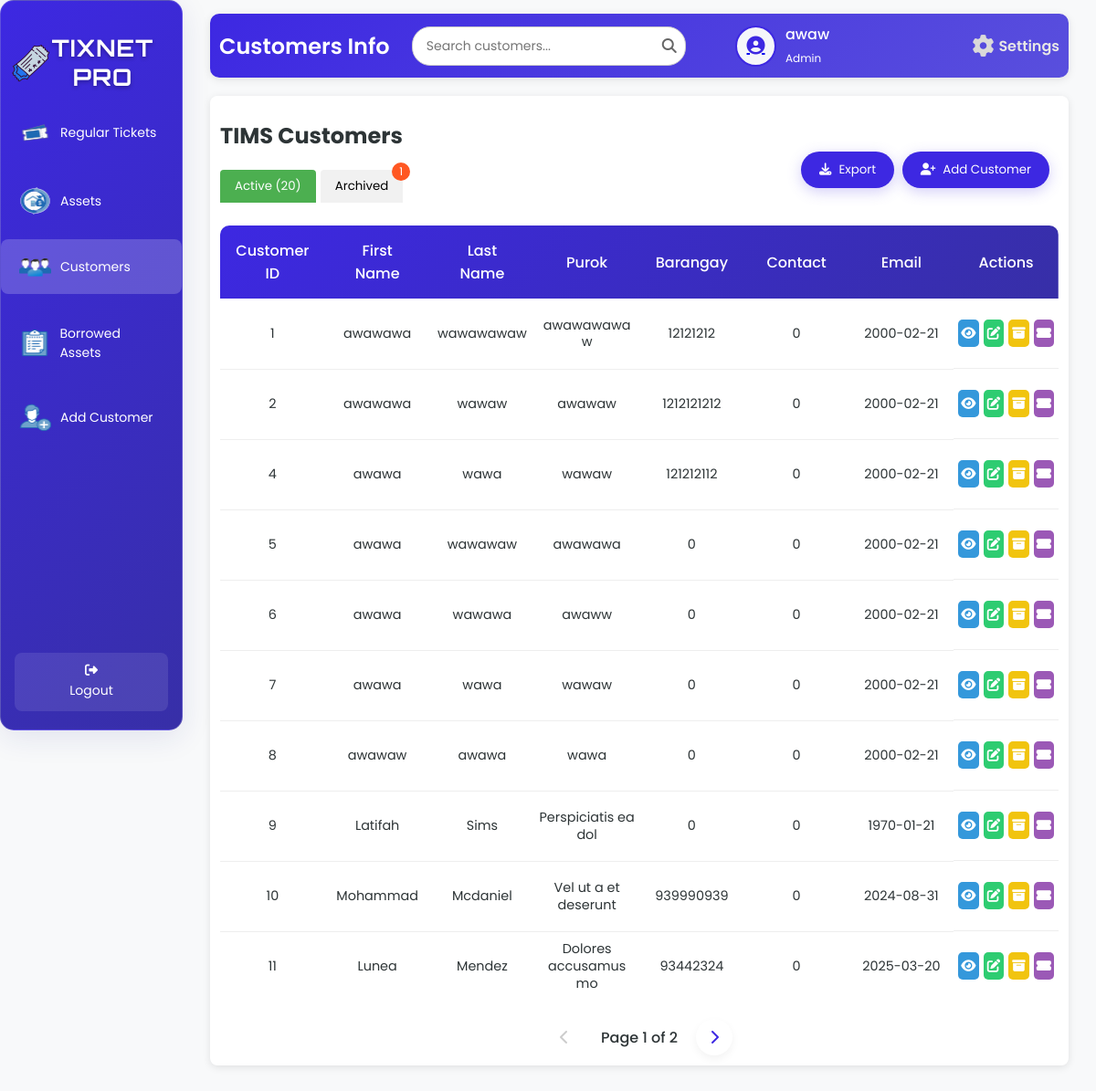
Page /customersT.php (signed in) on the committed database.
### tables this page shows
CREATE TABLE `tbl_user` (
  `u_id` int(50) NOT NULL,
  `u_fname` varchar(200) NOT NULL,
  `u_lname` varchar(200) NOT NULL,
  `u_email` varchar(200) NOT NULL,
  `u_username` varchar(200) NOT NULL,
  `u_password` varchar(200) NOT NULL,
  `u_type` varchar(200) NOT NULL,
  `u_status` varchar(200) NOT NULL
);

CREATE TABLE `tbl_customer` (
  `c_id` int(50) NOT NULL,
  `c_fname` varchar(200) NOT NULL,
  `c_lname` varchar(200) NOT NULL,
  `c_purok` varchar(200) NOT NULL,
  `c_barangay` varchar(200) NOT NULL,
  `c_contact` varchar(100) NOT NULL,
  `c_email` varchar(200) NOT NULL,
  `c_date` date NOT NULL,
  `c_napname` varchar(200) NOT NULL,
  `c_napport` int(50) NOT NULL,
  `c_macaddress` varchar(200) NOT NULL,
  `c_status` varchar(200) NOT NULL,
  `c_plan` varchar(200) NOT NULL,
  `c_equipment` varchar(200) NOT NULL
);

### customersT.php (the view, shortened to what this page needs)
<?php
include 'db.php';
function jsEscape($str) {
    return str_replace(
        ["\\", "'", "\"", "\n", "\r", "\t"],
        ["\\\\", "\\'", "\\\"", "\\n", "\\r", "\\t"],
        $str
    );
}
$firstName = '';
$userType = '';
$avatarPath = $_SESSION['avatarPath'];
if ($conn) {
    $sqlUser = "SELECT u_fname, u_lname, u_type FROM tbl_user WHERE u_username = ?";
    $stmt = $conn->prepare($sqlUser);
    $stmt->bind_param("s", $_SESSION['username']);
    $stmt->execute();
    $resultUser = $stmt->get_result();
    if ($resultUser->num_rows > 0) {
        $row = $resultUser->fetch_assoc();
        $firstName = $row['u_fname'];
        $userType = $row['u_type'];
    }
    $limit = 10;
    $pageActive = isset($_GET['page_active']) ? (int)$_GET['page_active'] : 1;
    $offsetActive = ($pageActive - 1) * $limit;
    $totalActiveQuery = "SELECT COUNT(*) AS total FROM tbl_customer WHERE c_status NOT LIKE 'ARCHIVED:%' OR c_status IS NULL";
    $totalActiveResult = $conn->query($totalActiveQuery);
    $totalActiveRow = $totalActiveResult->fetch_assoc();
    $totalActive = $totalActiveRow['total'];
    $totalActivePages = ceil($totalActive / $limit);
    $pageArchived = isset($_GET['page_archived']) ? (int)$_GET['page_archived'] : 1;
    $totalArchivedQuery = "SELECT COUNT(*) AS total FROM tbl_customer WHERE c_status LIKE 'ARCHIVED:%'";
    $totalArchivedResult = $conn->query($totalArchivedQuery);
    $totalArchivedRow = $totalArchivedResult->fetch_assoc();
    $totalArchived = $totalArchivedRow['total'];
    $sqlActive = "SELECT c_id, c_fname, c_lname, c_purok, c_barangay, c_contact, c_email, c_date, c_napname, c_napport, c_macaddress, c_status, c_plan, c_equipment
                  FROM tbl_customer WHERE c_status NOT LIKE 'ARCHIVED:%' OR c_status IS NULL LIMIT ?, ?";
    $stmtActive = $conn->prepare($sqlActive);
    $stmtActive->bind_param("ii", $offsetActive, $limit);
    $stmtActive->execute();
    $resultActive = $stmtActive->get_result();
} else {
    $_SESSION['error'] = "Database connection failed.";
}
?>
<!DOCTYPE html>
<html lang="en">
<head>
    <link rel="stylesheet" href="customerT.css">
    <link rel="stylesheet" href="https://cdnjs.cloudflare.com/ajax/libs/font-awesome/6.6.0/css/all.min.css" />
</head>
<body>
<div class="wrapper">
    <div class="sidebar glass-container">
        <h2><img src="image/logo.png" alt="Tix Net Icon" class="sidebar-icon">TixNet Pro</h2>
        <ul>
            <li><a href="staffD.php"><img src="image/ticket.png" alt="Regular Tickets" class="icon" /> <span>Regular Tickets</span></a></li>
            <li><a href="assetsT.php"><img src="image/assets.png" alt="Assets" class="icon" /> <span>Assets</span></a></li>
            <li><a href="customersT.php" class="active"><img src="image/users.png" alt="Customers" class="icon" /> <span>Customers</span></a></li>
            <li><a href="borrowedStaff.php"><img src="image/borrowed.png" alt="Borrowed Assets" class="icon" /> <span>Borrowed Assets</span></a></li>
            <li><a href="addC.php"><img src="image/add.png" alt="Add Customer" class="icon" /> <span>Add Customer</span></a></li>
        </ul>
        <footer>
            <a href="index.php" class="back-home"><i class="fas fa-sign-out-alt"></i> Logout</a>
        </footer>
    </div>
    <div class="container">
        <div class="upper">
            <h1>Customers Info</h1>
            <div class="search-container">
                <input type="text" class="search-bar" id="searchInput" placeholder="Search customers..." onkeyup="debouncedSearchCustomers()">
                <span class="search-icon"><i class="fas fa-search"></i></span>
            </div>
            <div class="user-profile">
                <div class="user-icon">
                    <a href="image.php">
                        <?php
                        $cleanAvatarPath = preg_replace('/\?\d+$/', '', $avatarPath);
                        if (!empty($avatarPath) && file_exists($cleanAvatarPath)) {
                            echo "<img src='" . htmlspecialchars($avatarPath, ENT_QUOTES, 'UTF-8') . "' alt='User Avatar'>";
                        } else {
                            echo "<i class='fas fa-user-circle'></i>";
                        }
                        ?>
                    </a>
                </div>
                <div class="user-details">
                    <span><?php echo htmlspecialchars($firstName, ENT_QUOTES, 'UTF-8'); ?></span>
                    <small><?php echo htmlspecialchars(ucfirst($userType), ENT_QUOTES, 'UTF-8'); ?></small>
                </div>
                <a href="settings.php" class="settings-link">
                    <i class="fas fa-cog"></i>
                    <span>Settings</span>
                </a>
            </div>
        </div>
        <div class="table-box glass-container">
            <h2>TIMS Customers</h2>
            <div class="active-customers">
                <div class="tab-buttons">
                    <button class="tab-btn <?php echo (isset($_GET['tab']) && $_GET['tab'] === 'customers_active') || !isset($_GET['tab']) ? 'active' : ''; ?>" onclick="showTab('customers_active')">
                        Active (<?php echo $totalActive; ?>)
                    </button>
                    <button class="tab-btn <?php echo isset($_GET['tab']) && $_GET['tab'] === 'customers_archived' ? 'active' : ''; ?>" onclick="showTab('customers_archived')">
                        Archived
                        <?php if ($totalArchived > 0): ?>
                            <span class="tab-badge"><?php echo $totalArchived; ?></span>
                        <?php endif; ?>
                    </button>
                </div>
                <div class="customer-actions">
                    <form action="addC.php" method="get" style="display: inline;">
                        <button type="submit" class="add-user-btn"><i class="fas fa-user-plus"></i> Add Customer</button>
                    </form>
                    <button class="action-btn export-btn"><i class="fas fa-download"></i> Export</button>
                </div>
                <table id="active-customers-table">
                    <thead>
                        <tr>
                            <th>Customer ID</th>
                            <th>First Name</th>
                            <th>Last Name</th>
                            <th>Purok</th>
                            <th>Barangay</th>
                            <th>Contact</th>
                            <th>Email</th>
                            <th>Actions</th>
                        </tr>
                    </thead>
                    <tbody id="active-customers-tbody">
                        <?php
                        if ($resultActive->num_rows > 0) {
                            while ($row = $resultActive->fetch_assoc()) {
                                $displayStatus = ($row['c_status'] ?? '');
                                echo "<tr>
                                        <td>{$row['c_id']}</td>
                                        <td>" . htmlspecialchars($row['c_fname'], ENT_QUOTES, 'UTF-8') . "</td>
                                        <td>" . htmlspecialchars($row['c_lname'], ENT_QUOTES, 'UTF-8') . "</td>
                                        <td>" . htmlspecialchars($row['c_purok'], ENT_QUOTES, 'UTF-8') . "</td>
                                        <td>" . htmlspecialchars($row['c_barangay'], ENT_QUOTES, 'UTF-8') . "</td>
                                        <td>" . htmlspecialchars($row['c_contact'], ENT_QUOTES, 'UTF-8') . "</td>
                                        <td>" . htmlspecialchars($row['c_email'], ENT_QUOTES, 'UTF-8') . "</td>
                                        <td class='action-buttons'>
                                            <a class='view-btn' onclick=\"showViewModal('{$row['c_id']}', '" . jsEscape($row['c_fname']) . "', '" . jsEscape($row['c_lname']) . "', '" . jsEscape($row['c_purok']) . "', '" . jsEscape($row['c_barangay']) . "', '" . jsEscape($row['c_contact']) . "', '" . jsEscape($row['c_email']) . "', '" . jsEscape($row['c_date']) . "', '" . jsEscape($row['c_napname']) . "', '" . jsEscape($row['c_napport']) . "', '" . jsEscape($row['c_macaddress']) . "', '" . jsEscape($displayStatus) . "', '" . jsEscape($row['c_plan']) . "', '" . jsEscape($row['c_equipment']) . "')\" title='View'><i class='fas fa-eye'></i></a>
                                            <a class='edit-btn' href='editC.php?id=" . htmlspecialchars($row['c_id'], ENT_QUOTES, 'UTF-8') . "' title='Edit'><i class='fas fa-edit'></i></a>
                                            <a class='archive-btn' onclick=\"showArchiveModal('{$row['c_id']}', '" . jsEscape($row['c_fname'] . ' ' . $row['c_lname']) . "')\" title='Archive'><i class='fas fa-archive'></i></a>
                                            <a class='ticket-btn' onclick=\"showAddTicketModal('{$row['c_id']}', '" . jsEscape($row['c_fname'] . ' ' . $row['c_lname']) . "')\" title='Ticket'><i class='fas fa-ticket-alt'></i></a>
                                        </td>
                                      </tr>";
                            }
                        } else {
                            echo "<tr><td colspan='8' style='text-align: center;'>No active customers found.</td></tr>";
                        }
                        ?>
                    </tbody>
                </table>
                <div class="pagination" id="active-customers-pagination">
                    <?php if ($pageActive > 1): ?>
                        <a href="?tab=customers_active&page_active=<?php echo $pageActive - 1; ?>&page_archived=<?php echo $pageArchived; ?>" class="pagination-link"><i class="fas fa-chevron-left"></i></a>
                    <?php else: ?>
                        <span class="pagination-link disabled"><i class="fas fa-chevron-left"></i></span>
                    <?php endif; ?>
                    <span class="current-page">Page <?php echo $pageActive; ?> of <?php echo $totalActivePages; ?></span>
                    <?php if ($pageActive < $totalActivePages): ?>
                        <a href="?tab=customers_active&page_active=<?php echo $pageActive + 1; ?>&page_archived=<?php echo $pageArchived; ?>" class="pagination-link"><i class="fas fa-chevron-right"></i></a>
                    <?php else: ?>
                        <span class="pagination-link disabled"><i class="fas fa-chevron-right"></i></span>
                    <?php endif; ?>
                </div>
            </div>
        </div>
    </div>
</div>
</body>
</html>

### rows in the picture
tbl_user: u_fname "awaw", u_type "Admin"
tbl_customer: c_id "1", c_fname "awawawa", c_lname "wawawawaw", c_purok "awawawawaw", c_barangay "12121212", c_contact "0", c_email "2000-02-21"
tbl_customer: c_id "2", c_fname "awawawa", c_lname "wawaw", c_purok "awawaw", c_barangay "1212121212", c_contact "0", c_email "2000-02-21"
tbl_customer: c_id "4", c_fname "awawa", c_lname "wawa", c_purok "wawaw", c_barangay "121212112", c_contact "0", c_email "2000-02-21"
tbl_customer: c_id "5", c_fname "awawa", c_lname "wawawaw", c_purok "awawawa", c_barangay "0", c_contact "0", c_email "2000-02-21"
tbl_customer: c_id "6", c_fname "awawa", c_lname "wawawa", c_purok "awaww", c_barangay "0", c_contact "0", c_email "2000-02-21"
tbl_customer: c_id "7", c_fname "awawa", c_lname "wawa", c_purok "wawaw", c_barangay "0", c_contact "0", c_email "2000-02-21"
tbl_customer: c_id "8", c_fname "awawaw", c_lname "awawa", c_purok "wawa", c_barangay "0", c_contact "0", c_email "2000-02-21"
tbl_customer: c_id "9", c_fname "Latifah", c_lname "Sims", c_purok "Perspiciatis ea dol", c_barangay "0", c_contact "0", c_email "1970-01-21"
tbl_customer: c_id "10", c_fname "Mohammad", c_lname "Mcdaniel", c_purok "Vel ut a et deserunt", c_barangay "939990939", c_contact "0", c_email "2024-08-31"
tbl_customer: c_id "11", c_fname "Lunea", c_lname "Mendez", c_purok "Dolores accusamus mo", c_barangay "93442324", c_contact "0", c_email "2025-03-20"

### other values in the picture
$totalActive "20"
$totalArchived "1"
$pageActive "1"
$totalActivePages "2"
